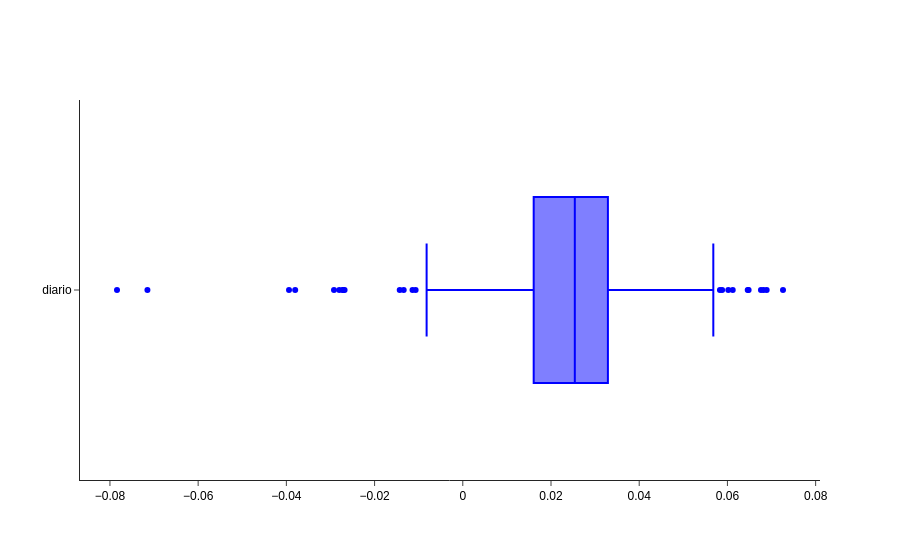
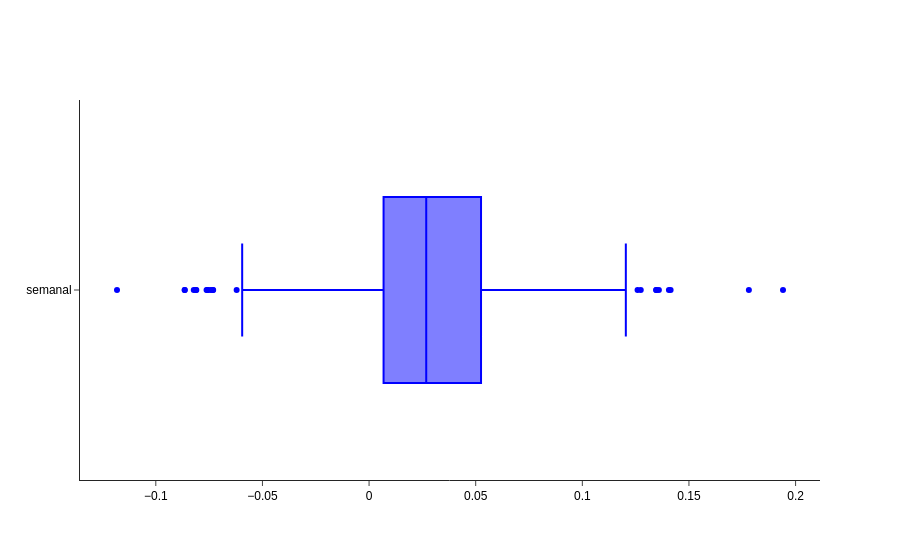
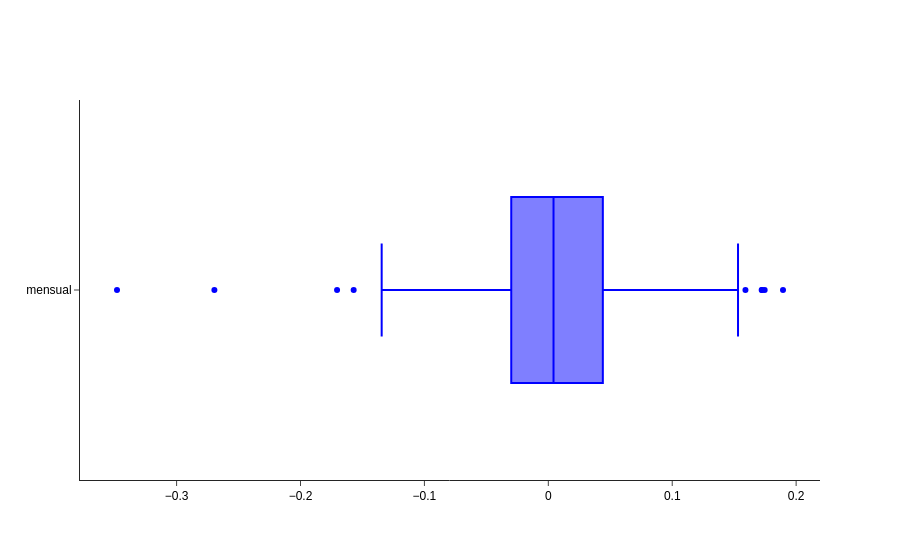
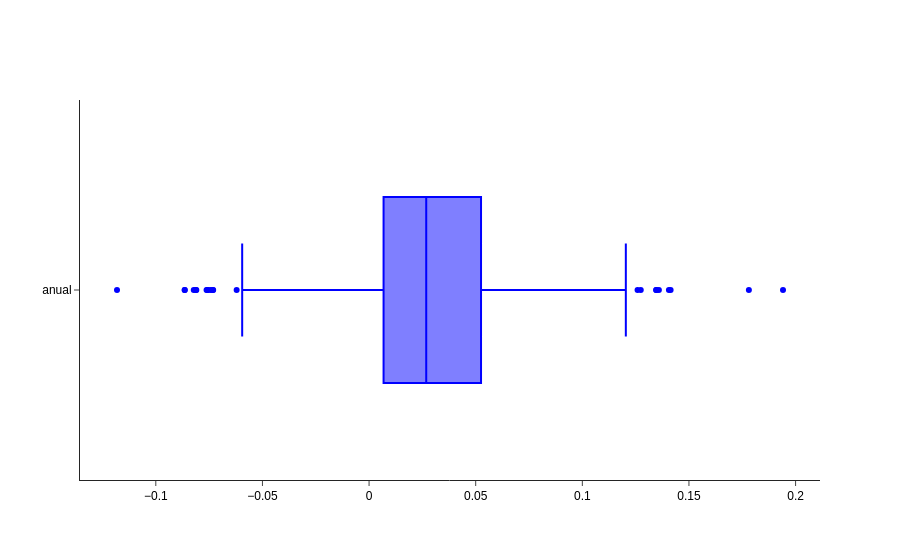

Source (notebook cell) for these figures, in order:
### Code cell
# librerias
import matplotlib.pyplot as plt
import seaborn as sns
from plotly.subplots import make_subplots
import plotly.graph_objects as go


# graffico de caja

for i, col in enumerate(cols_num):
    fig = make_subplots(rows=1, cols=1, specs=[[{'type': 'xy'}]])
    fig.add_trace(go.Box(x=data[col], 
                       name=col))

# configuracion del grafico al visualizar
    fig.update_traces(marker_color='Blue')

# configuracion de los paramteros del boxplot
    fig.update_layout(showlegend=False, 
                    template='simple_white', 
                    font=dict(family='Arial', 
                              size=12, 
                              color='black'))

    fig.show()

### Figure 1 — Plotly figure (JSON) as saved in the notebook; plotly's stock layout.template omitted (floating-point values rounded to 4 significant figures; data arrays with more than 128 entries replaced by an {"elided": "..."} marker saying what was removed)
{"data": [{"marker": {"color": "Blue"}, "name": "diario", "type": "box", "x": {"elided": "497 float values"}}], "layout": {"autosize": true, "font": {"color": "black", "family": "Arial", "size": 12}, "showlegend": false, "xaxis": {"anchor": "y", "autorange": true, "domain": [0, 1], "range": [-0.08679, 0.08099], "type": "linear"}, "yaxis": {"anchor": "x", "autorange": true, "domain": [0, 1], "range": [-0.5, 0.5], "type": "category"}}}

### Figure 2 — Plotly figure (JSON) as saved in the notebook; plotly's stock layout.template omitted (floating-point values rounded to 4 significant figures; data arrays with more than 128 entries replaced by an {"elided": "..."} marker saying what was removed)
{"data": [{"marker": {"color": "Blue"}, "name": "semanal", "type": "box", "x": {"elided": "497 float values"}}], "layout": {"autosize": true, "font": {"color": "black", "family": "Arial", "size": 12}, "showlegend": false, "xaxis": {"anchor": "y", "autorange": true, "domain": [0, 1], "range": [-0.1356, 0.2114], "type": "linear"}, "yaxis": {"anchor": "x", "autorange": true, "domain": [0, 1], "range": [-0.5, 0.5], "type": "category"}}}

### Figure 3 — Plotly figure (JSON) as saved in the notebook; plotly's stock layout.template omitted (floating-point values rounded to 4 significant figures; data arrays with more than 128 entries replaced by an {"elided": "..."} marker saying what was removed)
{"data": [{"marker": {"color": "Blue"}, "name": "mensual", "type": "box", "x": {"elided": "497 float values"}}], "layout": {"autosize": true, "font": {"color": "black", "family": "Arial", "size": 12}, "showlegend": false, "xaxis": {"anchor": "y", "autorange": true, "domain": [0, 1], "range": [-0.378, 0.2193], "type": "linear"}, "yaxis": {"anchor": "x", "autorange": true, "domain": [0, 1], "range": [-0.5, 0.5], "type": "category"}}}

### Figure 4 — Plotly figure (JSON) as saved in the notebook; plotly's stock layout.template omitted (floating-point values rounded to 4 significant figures; data arrays with more than 128 entries replaced by an {"elided": "..."} marker saying what was removed)
{"data": [{"marker": {"color": "Blue"}, "name": "anual", "type": "box", "x": {"elided": "497 float values"}}], "layout": {"autosize": true, "font": {"color": "black", "family": "Arial", "size": 12}, "showlegend": false, "xaxis": {"anchor": "y", "autorange": true, "domain": [0, 1], "range": [-0.1356, 0.2114], "type": "linear"}, "yaxis": {"anchor": "x", "autorange": true, "domain": [0, 1], "range": [-0.5, 0.5], "type": "category"}}}
